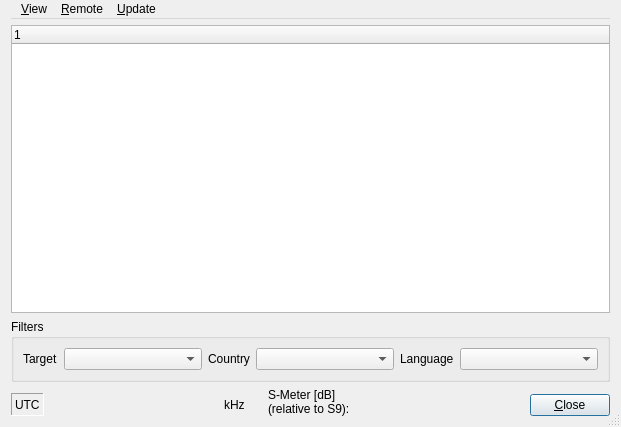
<?xml version="1.0" encoding="UTF-8"?>
<ui version="4.0">
 <class>StationsDlgbase</class>
 <widget class="QDialog" name="StationsDlgbase">
  <property name="geometry">
   <rect>
    <x>0</x>
    <y>0</y>
    <width>621</width>
    <height>427</height>
   </rect>
  </property>
  <property name="windowTitle">
   <string>Stations</string>
  </property>
  <property name="windowIcon">
   <iconset resource="res/icons.qrc">
    <normaloff>:/icons/MainIcon.png</normaloff>:/icons/MainIcon.png</iconset>
  </property>
  <property name="sizeGripEnabled">
   <bool>true</bool>
  </property>
  <layout class="QVBoxLayout" name="verticalLayout_3">
   <property name="topMargin">
    <number>0</number>
   </property>
   <item>
    <widget class="QMenuBar" name="menubar">
     <widget class="QMenu" name="menuView">
      <property name="title">
       <string>&amp;View</string>
      </property>
      <widget class="QMenu" name="menuStations_preview">
       <property name="title">
        <string>Stations &amp;preview</string>
       </property>
       <addaction name="actionDisabled"/>
       <addaction name="action5minutes"/>
       <addaction name="action15minutes"/>
       <addaction name="action30minutes"/>
      </widget>
      <addaction name="actionShowOnlyActiveStations"/>
      <addaction name="actionShowAllStations"/>
      <addaction name="menuStations_preview"/>
     </widget>
     <widget class="QMenu" name="menuRemote">
      <property name="title">
       <string>&amp;Remote</string>
      </property>
      <addaction name="actionChooseRig"/>
      <addaction name="actionEnable_S_Meter"/>
     </widget>
     <widget class="QMenu" name="menuUpdate">
      <property name="title">
       <string>&amp;Update</string>
      </property>
      <addaction name="actionGetUpdate"/>
     </widget>
     <addaction name="menuView"/>
     <addaction name="menuRemote"/>
     <addaction name="menuUpdate"/>
    </widget>
   </item>
   <item>
    <widget class="QTreeWidget" name="ListViewStations">
     <property name="rootIsDecorated">
      <bool>false</bool>
     </property>
     <property name="uniformRowHeights">
      <bool>true</bool>
     </property>
     <column>
      <property name="text">
       <string/>
      </property>
     </column>
    </widget>
   </item>
   <item>
    <widget class="QGroupBox" name="groupBox">
     <property name="title">
      <string>Filters</string>
     </property>
     <layout class="QHBoxLayout" name="horizontalLayout">
      <item>
       <widget class="QLabel" name="TextLabelTarget">
        <property name="text">
         <string>Target</string>
        </property>
        <property name="wordWrap">
         <bool>false</bool>
        </property>
       </widget>
      </item>
      <item>
       <widget class="QComboBox" name="ComboBoxFilterTarget">
        <property name="sizePolicy">
         <sizepolicy hsizetype="MinimumExpanding" vsizetype="Fixed">
          <horstretch>0</horstretch>
          <verstretch>0</verstretch>
         </sizepolicy>
        </property>
       </widget>
      </item>
      <item>
       <widget class="QLabel" name="TextLabelCountry">
        <property name="text">
         <string>Country</string>
        </property>
        <property name="wordWrap">
         <bool>false</bool>
        </property>
       </widget>
      </item>
      <item>
       <widget class="QComboBox" name="ComboBoxFilterCountry">
        <property name="sizePolicy">
         <sizepolicy hsizetype="MinimumExpanding" vsizetype="Fixed">
          <horstretch>0</horstretch>
          <verstretch>0</verstretch>
         </sizepolicy>
        </property>
       </widget>
      </item>
      <item>
       <widget class="QLabel" name="TextLabelLanguage">
        <property name="text">
         <string>Language</string>
        </property>
        <property name="wordWrap">
         <bool>false</bool>
        </property>
       </widget>
      </item>
      <item>
       <widget class="QComboBox" name="ComboBoxFilterLanguage">
        <property name="sizePolicy">
         <sizepolicy hsizetype="MinimumExpanding" vsizetype="Fixed">
          <horstretch>0</horstretch>
          <verstretch>0</verstretch>
         </sizepolicy>
        </property>
       </widget>
      </item>
     </layout>
    </widget>
   </item>
   <item>
    <layout class="QHBoxLayout" name="horizontalLayout_3">
     <item>
      <layout class="QVBoxLayout" name="verticalLayout_2">
       <property name="spacing">
        <number>0</number>
       </property>
       <item>
        <widget class="QWidget" name="widget_2" native="true">
         <property name="sizePolicy">
          <sizepolicy hsizetype="Minimum" vsizetype="Minimum">
           <horstretch>0</horstretch>
           <verstretch>0</verstretch>
          </sizepolicy>
         </property>
        </widget>
       </item>
       <item>
        <layout class="QHBoxLayout" name="horizontalLayout_2">
         <property name="spacing">
          <number>6</number>
         </property>
         <item>
          <widget class="QLabel" name="TextLabelUTCTime">
           <property name="sizePolicy">
            <sizepolicy hsizetype="Minimum" vsizetype="Maximum">
             <horstretch>0</horstretch>
             <verstretch>0</verstretch>
            </sizepolicy>
           </property>
           <property name="minimumSize">
            <size>
             <width>0</width>
             <height>23</height>
            </size>
           </property>
           <property name="frameShape">
            <enum>QFrame::Panel</enum>
           </property>
           <property name="frameShadow">
            <enum>QFrame::Sunken</enum>
           </property>
           <property name="text">
            <string>UTC</string>
           </property>
           <property name="wordWrap">
            <bool>false</bool>
           </property>
          </widget>
         </item>
         <item>
          <widget class="QwtCounter" name="QwtCounterFrequency">
           <property name="sizePolicy">
            <sizepolicy hsizetype="Fixed" vsizetype="Maximum">
             <horstretch>0</horstretch>
             <verstretch>0</verstretch>
            </sizepolicy>
           </property>
           <property name="minimumSize">
            <size>
             <width>168</width>
             <height>0</height>
            </size>
           </property>
          </widget>
         </item>
         <item>
          <widget class="QLabel" name="TextLabel1">
           <property name="sizePolicy">
            <sizepolicy hsizetype="Minimum" vsizetype="Minimum">
             <horstretch>0</horstretch>
             <verstretch>0</verstretch>
            </sizepolicy>
           </property>
           <property name="text">
            <string>kHz</string>
           </property>
           <property name="wordWrap">
            <bool>false</bool>
           </property>
           <property name="buddy">
            <cstring>QwtCounterFrequency</cstring>
           </property>
          </widget>
         </item>
        </layout>
       </item>
      </layout>
     </item>
     <item>
      <spacer name="horizontalSpacer_2">
       <property name="orientation">
        <enum>Qt::Horizontal</enum>
       </property>
       <property name="sizeHint" stdset="0">
        <size>
         <width>20</width>
         <height>20</height>
        </size>
       </property>
      </spacer>
     </item>
     <item>
      <widget class="QLabel" name="TextLabelSMeter">
       <property name="sizePolicy">
        <sizepolicy hsizetype="Minimum" vsizetype="Minimum">
         <horstretch>0</horstretch>
         <verstretch>0</verstretch>
        </sizepolicy>
       </property>
       <property name="text">
        <string>S-Meter [dB]
(relative to S9):</string>
       </property>
       <property name="wordWrap">
        <bool>false</bool>
       </property>
      </widget>
     </item>
     <item>
      <widget class="QwtThermo" name="ProgrSigStrength">
       <property name="sizePolicy">
        <sizepolicy hsizetype="Fixed" vsizetype="Maximum">
         <horstretch>0</horstretch>
         <verstretch>0</verstretch>
        </sizepolicy>
       </property>
       <property name="minimumSize">
        <size>
         <width>150</width>
         <height>0</height>
        </size>
       </property>
       <property name="scalePosition">
        <enum>QwtThermo::TopScale</enum>
       </property>
      </widget>
     </item>
     <item>
      <spacer name="horizontalSpacer">
       <property name="orientation">
        <enum>Qt::Horizontal</enum>
       </property>
       <property name="sizeType">
        <enum>QSizePolicy::Expanding</enum>
       </property>
       <property name="sizeHint" stdset="0">
        <size>
         <width>20</width>
         <height>20</height>
        </size>
       </property>
      </spacer>
     </item>
     <item>
      <layout class="QVBoxLayout" name="verticalLayout">
       <property name="spacing">
        <number>0</number>
       </property>
       <item>
        <widget class="QWidget" name="widget" native="true">
         <property name="sizePolicy">
          <sizepolicy hsizetype="Minimum" vsizetype="Minimum">
           <horstretch>0</horstretch>
           <verstretch>0</verstretch>
          </sizepolicy>
         </property>
        </widget>
       </item>
       <item>
        <widget class="QPushButton" name="buttonOk">
         <property name="sizePolicy">
          <sizepolicy hsizetype="Minimum" vsizetype="Maximum">
           <horstretch>0</horstretch>
           <verstretch>0</verstretch>
          </sizepolicy>
         </property>
         <property name="text">
          <string>&amp;Close</string>
         </property>
         <property name="autoDefault">
          <bool>true</bool>
         </property>
         <property name="default">
          <bool>true</bool>
         </property>
        </widget>
       </item>
      </layout>
     </item>
    </layout>
   </item>
  </layout>
  <action name="actionShowOnlyActiveStations">
   <property name="checkable">
    <bool>true</bool>
   </property>
   <property name="text">
    <string>Show only active stations</string>
   </property>
  </action>
  <action name="actionShowAllStations">
   <property name="checkable">
    <bool>true</bool>
   </property>
   <property name="text">
    <string>Show all stations</string>
   </property>
  </action>
  <action name="action5minutes">
   <property name="checkable">
    <bool>true</bool>
   </property>
   <property name="text">
    <string>5 minutes</string>
   </property>
  </action>
  <action name="action15minutes">
   <property name="checkable">
    <bool>true</bool>
   </property>
   <property name="text">
    <string>15 minutes</string>
   </property>
  </action>
  <action name="action30minutes">
   <property name="checkable">
    <bool>true</bool>
   </property>
   <property name="text">
    <string>30 minutes</string>
   </property>
  </action>
  <action name="actionGetUpdate">
   <property name="text">
    <string>Get Update...</string>
   </property>
  </action>
  <action name="actionChooseRig">
   <property name="text">
    <string>Rig Settings...</string>
   </property>
  </action>
  <action name="actionDisabled">
   <property name="checkable">
    <bool>true</bool>
   </property>
   <property name="text">
    <string>&amp;Disabled</string>
   </property>
  </action>
  <action name="actionEnable_S_Meter">
   <property name="checkable">
    <bool>true</bool>
   </property>
   <property name="text">
    <string>Enable S-Meter</string>
   </property>
  </action>
 </widget>
 <customwidgets>
  <customwidget>
   <class>QwtCounter</class>
   <extends>QWidget</extends>
   <header>qwt_counter.h</header>
  </customwidget>
  <customwidget>
   <class>QwtThermo</class>
   <extends>QWidget</extends>
   <header>qwt_thermo.h</header>
  </customwidget>
 </customwidgets>
 <resources>
  <include location="res/icons.qrc"/>
 </resources>
 <connections/>
</ui>
